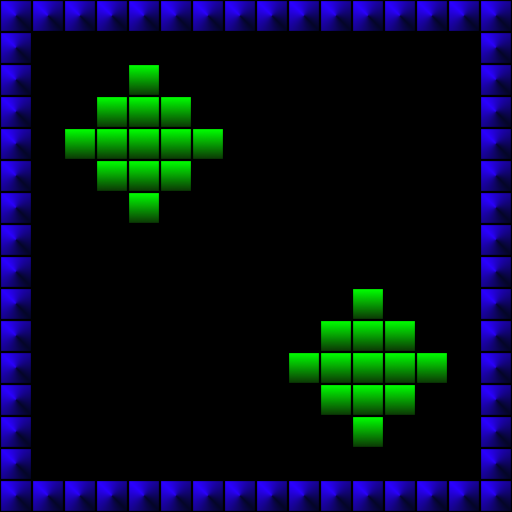

A level layout from a 2D game, rendered from its tile map. Below: a short description, then the map file with its tile-grid data intact:
An orthogonal 16x16 tile map with 32x32 px tiles, 1 tile layer (Tile Layer 1).

<map version="1.10" tiledversion="1.11.0" orientation="orthogonal" renderorder="right-down" width="16" height="16" tilewidth="32" tileheight="32" infinite="0" nextlayerid="2" nextobjectid="1">
 <tileset firstgid="1" source="../../tiles/orthogonal_1.tsx" />
 <layer id="1" name="Tile Layer 1" width="16" height="16">
  <data encoding="csv">
2,2,2,2,2,2,2,2,2,2,2,2,2,2,2,2,
2,0,0,0,0,0,0,0,0,0,0,0,0,0,0,2,
2,0,0,0,7,0,0,0,0,0,0,0,0,0,0,2,
2,0,0,7,7,7,0,0,0,0,0,0,0,0,0,2,
2,0,7,7,7,7,7,0,0,0,0,0,0,0,0,2,
2,0,0,7,7,7,0,0,0,0,0,0,0,0,0,2,
2,0,0,0,7,0,0,0,0,0,0,0,0,0,0,2,
2,0,0,0,0,0,0,0,0,0,0,0,0,0,0,2,
2,0,0,0,0,0,0,0,0,0,0,0,0,0,0,2,
2,0,0,0,0,0,0,0,0,0,0,7,0,0,0,2,
2,0,0,0,0,0,0,0,0,0,7,7,7,0,0,2,
2,0,0,0,0,0,0,0,0,7,7,7,7,7,0,2,
2,0,0,0,0,0,0,0,0,0,7,7,7,0,0,2,
2,0,0,0,0,0,0,0,0,0,0,7,0,0,0,2,
2,0,0,0,0,0,0,0,0,0,0,0,0,0,0,2,
2,2,2,2,2,2,2,2,2,2,2,2,2,2,2,2
</data>
 </layer>
</map>
